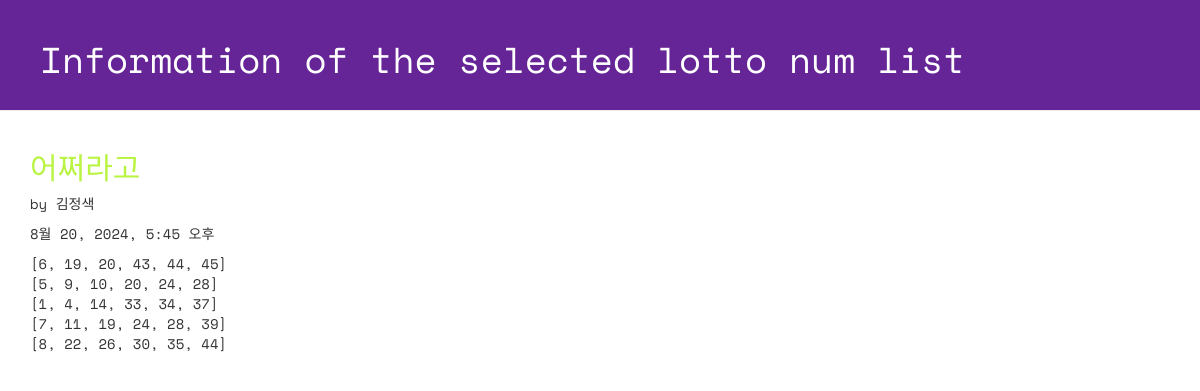
Page /lotto/3/detail on the committed database.
### lotto/models.py (models this page shows, shortened)
class GuessNumbers(models.Model):
    name = models.CharField(max_length=24) # 로또 번호 리스트의 이름
    text = models.CharField(max_length=255) # 로또 번호 리스트에 대한 설명
    lottos = models.CharField(max_length=255, default='[1, 2, 3, 4, 5, 6]') # 로또 번호들이 담길 str
    num_lotto = models.IntegerField(default=5) # 6개 번호 set의 갯수
    update_date = models.DateTimeField()

### lotto/views.py (the view)
# urls.py: path('lotto/<int:lottokey>/detail', views.detail, name="detail"),
def detail(request, lottokey):
    lotto = GuessNumbers.objects.get(pk=lottokey) # id == pk
    return render(request, 'lotto/detail.html', {'lotto':lotto})

### lotto/templates/lotto/detail.html (shortened to what this page needs)
<!DOCTYPE html>
{% load static %}
<html lang="ko">
  <head>
    <link
      rel="stylesheet"
      href="//maxcdn.bootstrapcdn.com/bootstrap/3.2.0/css/bootstrap.min.css"
    />
    <link
      rel="stylesheet"
      href="//maxcdn.bootstrapcdn.com/bootstrap/3.2.0/css/bootstrap-theme.min.css"
    />
    <link rel="stylesheet" href="{% static 'css/lotto.css'%}" />
  </head>
  <body>
    <div class="page-header">
      <h1>Information of the selected lotto num list</h1>
    </div>
    <div class="container lotto">
      <h2>{{ lotto.text }}</h2>
      <p>by {{ lotto.name }}</p>
      <p>{{ lotto.update_date }}</p>
      <p>{{ lotto.lottos | linebreaksbr }}</p>
    </div>
  </body>
</html>

### lotto/static/css/lotto.css (style rules this page uses)
.page-header { background-color: #652596; margin-top: 0; padding: 20px 20px 20px 40px; font-family: 'Space Mono', monospace; }
.page-header h1 { color: #ffffff; }
.container { font-family: 'Space Mono', monospace; }
.container h2 { color: #b9f442; }

### rows in the picture
GuessNumbers: text "어쩌라고", name "김정색", update_date "8월 20, 2024, 5:45 오후", lottos "[6, 19, 20, 43, 44, 45] [5, 9, 10, 20, 24, 28] [1, 4, 14, 33, 34, 37] [7, 11, 19, 24, 28, 39] [8, 22, 26, 30, 35, 44]"
